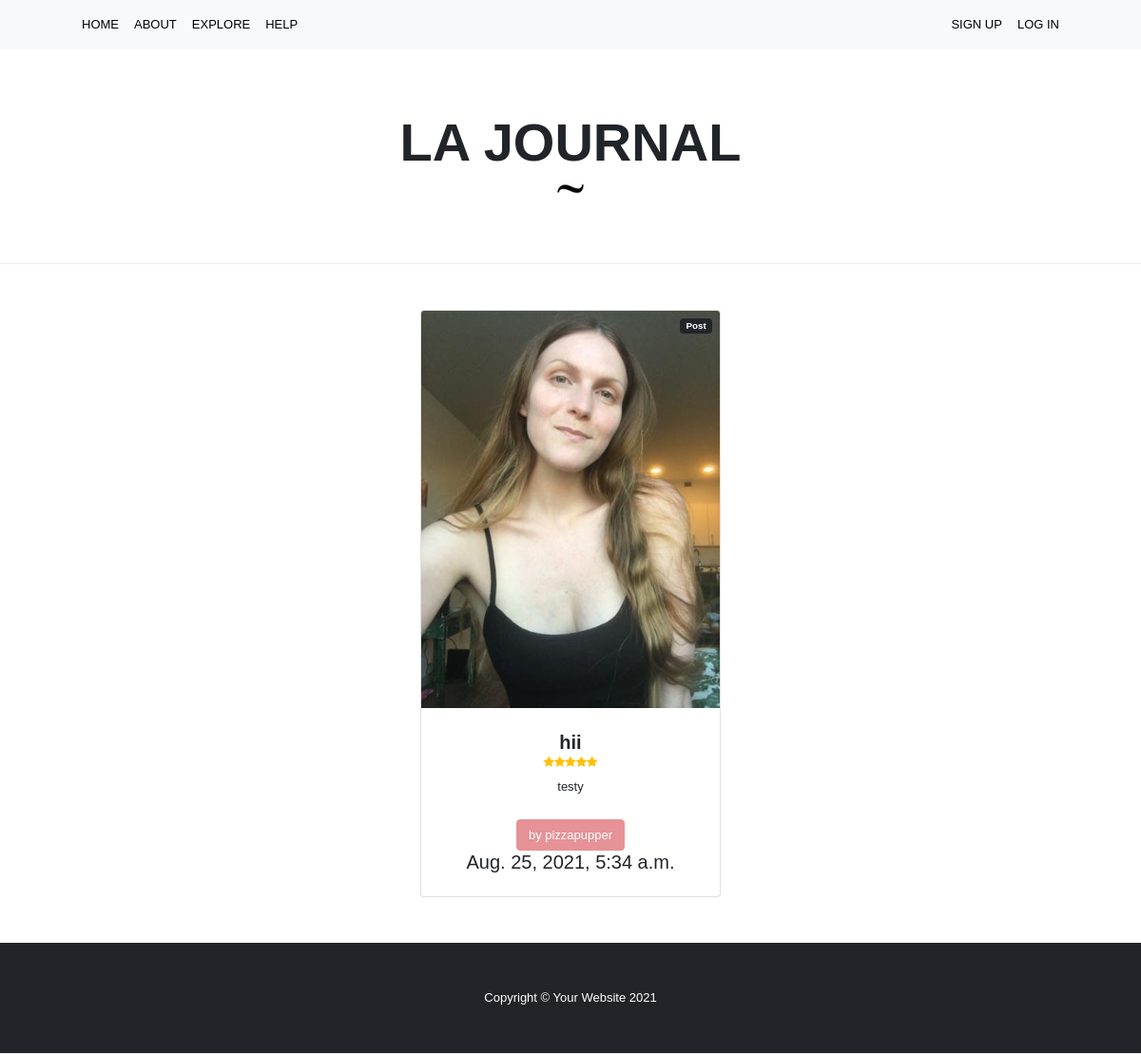
The page /home/post/32/ on the database as committed earlier.
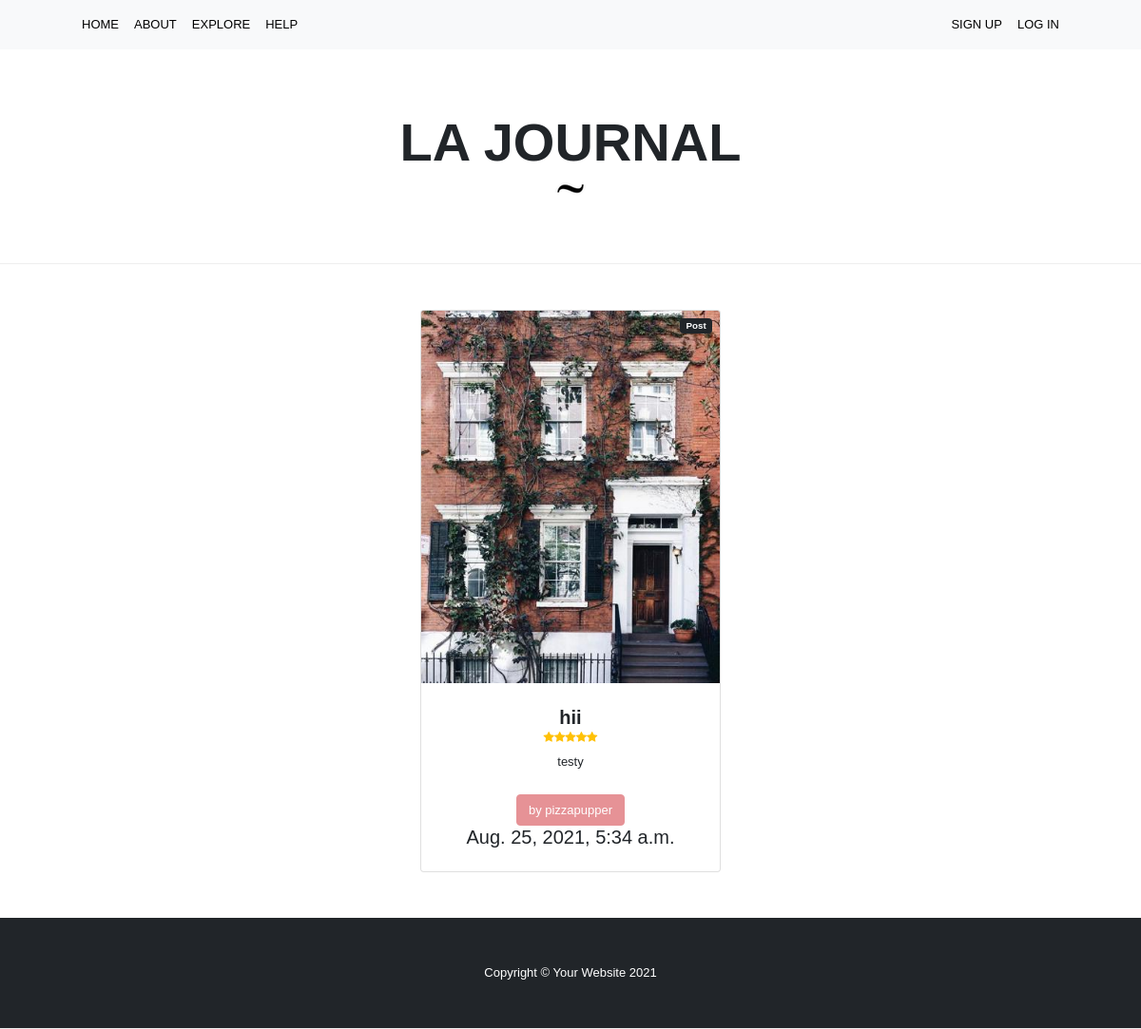
The same page on the database as committed later.
### blog/models.py (models this page shows, shortened)
class Post(models.Model):
	title = models.CharField(max_length=100)
	post_content = models.TextField(max_length=10000)
	date_posted= models.DateTimeField(auto_now_add=True)
	author = models.ForeignKey(User, on_delete=models.CASCADE)

### users/models.py (models this page shows, shortened)
class Profile(models.Model):
	user = models.OneToOneField(User, on_delete=models.CASCADE)
	profile_pic = models.ImageField(default='anon.png', upload_to='profile-pics')

### blog/views.py (the view)
# urls.py: path('post/<int:pk>/', PostDetailView.as_view(), name='post-detail'),
class PostDetailView(DetailView):
	model = Post
	template_name = 'blog/post_detail.html'

### blog/templates/blog/post_detail.html (shortened to what this page needs)
{% extends 'blog/base.html' %}
{% block postscontent %}
<div class="col mb-5">
      <div class="card h-100">
            <div class="badge bg-dark text-white position-absolute" style="top: 0.5rem; right: 0.5rem">Post</div>
            <img class="card-img-top" src="{{ post.author.profile.profile_pic.url }}" alt="..." />
                <div class="card-body p-4">
                    <div class="text-center">
                        <h5 class="fw-bolder">{{post.title }}</h5>
                        <div class="d-flex justify-content-center small text-warning mb-2">
                            <div class="bi-star-fill"></div>
                            <div class="bi-star-fill"></div>
                            <div class="bi-star-fill"></div>
                            <div class="bi-star-fill"></div>
                            <div class="bi-star-fill"></div>
                              </div>
                                  {{ post.post_content }}
                                </div>
                            </div>
                            <div class="card-footer p-4 pt-0 border-top-0 bg-transparent">
                                <div class="text-center"><a class="btn btn-outline-dark mt-auto" href="{% url 'user-blog' post.author %}">by {{ post.author }}</a></div>
                                 <div class="text-center">
                        <h5>{{ post.date_posted }}</h5>
                       </div>
                            </div>
                        </div>
                    </div>
{% endblock postscontent %}
    {% load static %}

Rows that differ between the two databases and show on the page:
changed through a linked row, Post "hii": author.profile.profile_pic: a different picture
